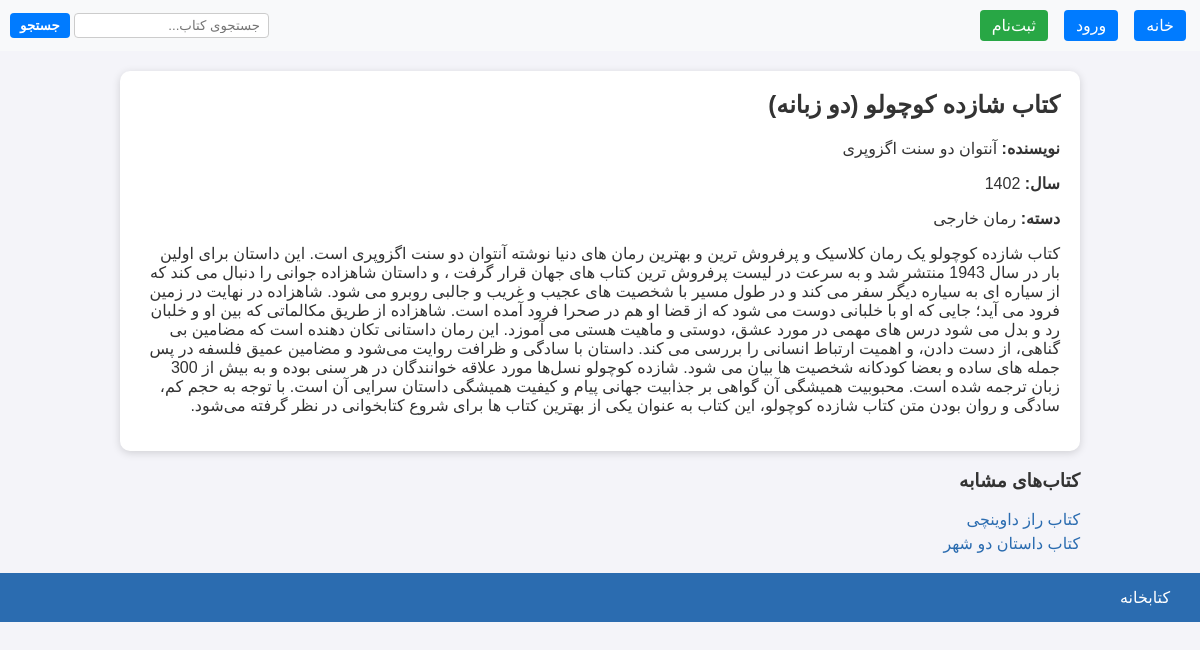
The page /books/6/ on the database its author committed.
### books/models.py (models this page shows, shortened)
class Book(models.Model):
    title = models.CharField(max_length=200)
    author = models.CharField(max_length=200)
    year = models.IntegerField()
    category = models.CharField(max_length=100)
    description = models.TextField()
    cover = models.CharField(max_length=200, blank=True)

### books/views.py (the view)
# urls.py: path("<int:book_id>/", views.book_detail, name="detail"),
def book_detail(request, book_id):
    book = get_object_or_404(Book, pk=book_id)
    related = Book.objects.filter(category=book.category).exclude(pk=book.pk)
    return render(request, 'books/detail.html', {'book':book, 'related':related})

### templates/books/detail.html (shortened to what this page needs)
{% extends "base.html" %}
{% block content %}
  <div class="book-detail">
    <h2>{{ book.title }}</h2>
    <p><strong>نویسنده:</strong> {{ book.author }}</p>
    <p><strong>سال:</strong> {{ book.year }}</p>
    <p><strong>دسته:</strong> {{ book.category }}</p>
    <p>{{ book.description }}</p>
  </div>
  {% if related %}
    <div class="related-books">
      <h3>کتاب‌های مشابه</h3>
      <ul>
        {% for r in related %}
          <li><a href="{% url 'books:detail' r.id %}">{{ r.title }}</a></li>
        {% endfor %}
      </ul>
    </div>
  {% endif %}
{% endblock %}

### static/css/main.css (style rules this page uses)
body { font-family: Tahoma, Arial, sans-serif; background: #f4f4f9; margin: 0; color: #333; }
a { color: #2b6cb0; text-decoration: none; }
.book-detail { background: white; border-radius: 10px; padding: 20px; box-shadow: 0 2px 8px rgba(0, 0, 0, 0.15); }
.book-detail h2 { margin-top: 0; }
.related-books ul { list-style: none; padding: 0; }
.related-books li { margin: 5px 0; }

### rows shown on the page
Book: title "کتاب شازده کوچولو (دو زبانه)", author "آنتوان دو سنت اگزوپری", year "1402", category "رمان خارجی", description "کتاب شازده کوچولو یک رمان کلاسیک و پرفروش ترین و بهترین رمان های دنیا نوشته آنتوان دو سنت اگزوپری است. این داستان برای اولین بار در سال 1943 منتشر شد و به سرعت در لیست پرفروش ترین کتاب های جهان قرار گرفت ، و داستان شاهزاده جوانی را دنبال می کند که از سیاره ای به سیاره دیگر سفر می کند و در طول مسیر با شخصیت های عجیب و غریب و جالبی روبرو می شود. شاهزاده در نهایت در زمین فرود می آید؛ جایی که او با خلبانی دوست می شود که از قضا او هم در صحرا فرود آمده است. شاهزاده از طریق مکالماتی که بین او و خلبان رد و بدل می شود درس های مهمی در مورد عشق، دوستی و ماهیت هستی می آموزد. این رمان داستانی تکان دهنده است که مضامین بی گناهی، از دست دادن، و اهمیت ارتباط انسانی را بررسی می کند. داستان با سادگی و ظرافت…"
Book: title "کتاب راز داوینچی"
Book: title "کتاب داستان دو شهر"
